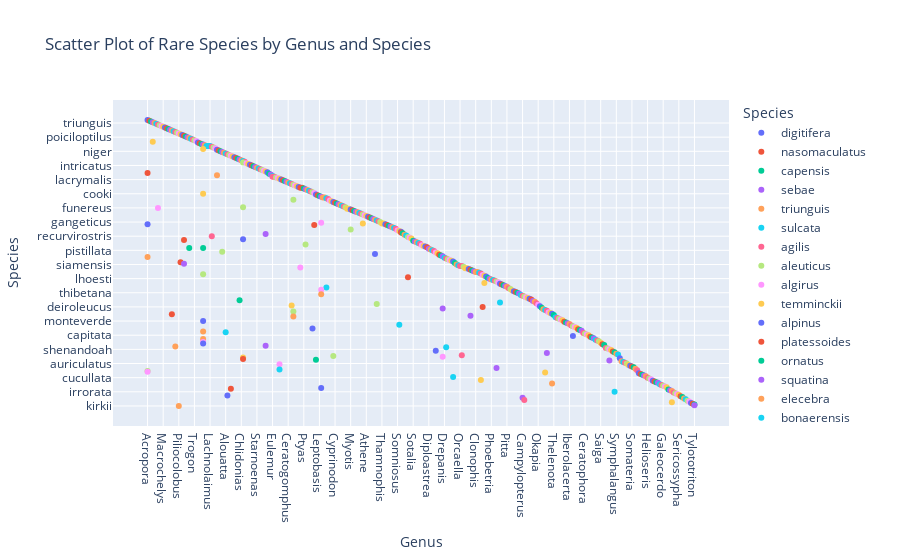

Notebook code cell kept with this figure:
### Code cell
#Interractive Scatter plot 
import plotly.express as px

fig = px.scatter(dta, 
                 x='genus', 
                 y='species',
                 color='species',  
                 hover_data=['kingdom', 'phylum', 'class', 'order', 'family', 'sciName', 'common'],
                 title="Scatter Plot of Rare Species by Genus and Species",
                 labels={'genus': 'Genus', 'species': 'Species'})

fig.show()
